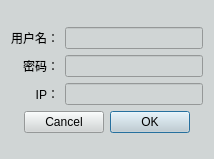
<?xml version="1.0" encoding="UTF-8"?>
<ui version="4.0">
 <class>LoginDlg</class>
 <widget class="QDialog" name="LoginDlg">
  <property name="geometry">
   <rect>
    <x>0</x>
    <y>0</y>
    <width>214</width>
    <height>159</height>
   </rect>
  </property>
  <property name="windowTitle">
   <string>EHOME登录</string>
  </property>
  <property name="styleSheet">
   <string notr="true">background-color: rgb(170, 170, 255);
background-color: rgb(208, 213, 213);</string>
  </property>
  <layout class="QVBoxLayout" name="m_layVer">
   <item>
    <spacer name="m_spcUp">
     <property name="orientation">
      <enum>Qt::Vertical</enum>
     </property>
     <property name="sizeHint" stdset="0">
      <size>
       <width>20</width>
       <height>1</height>
      </size>
     </property>
    </spacer>
   </item>
   <item>
    <layout class="QGridLayout" name="m_layGrid">
     <item row="0" column="0">
      <widget class="QLabel" name="m_labUsername">
       <property name="text">
        <string>用户名：</string>
       </property>
       <property name="alignment">
        <set>Qt::AlignRight|Qt::AlignTrailing|Qt::AlignVCenter</set>
       </property>
      </widget>
     </item>
     <item row="0" column="1">
      <widget class="QLineEdit" name="m_editUserame"/>
     </item>
     <item row="1" column="0">
      <widget class="QLabel" name="m_labPassword">
       <property name="text">
        <string>密码：</string>
       </property>
       <property name="alignment">
        <set>Qt::AlignRight|Qt::AlignTrailing|Qt::AlignVCenter</set>
       </property>
      </widget>
     </item>
     <item row="1" column="1">
      <widget class="QLineEdit" name="m_editPassword">
       <property name="echoMode">
        <enum>QLineEdit::Password</enum>
       </property>
      </widget>
     </item>
     <item row="2" column="0">
      <widget class="QLabel" name="m_labelIPaddress">
       <property name="text">
        <string>IP：</string>
       </property>
       <property name="alignment">
        <set>Qt::AlignRight|Qt::AlignTrailing|Qt::AlignVCenter</set>
       </property>
      </widget>
     </item>
     <item row="2" column="1">
      <widget class="QLineEdit" name="m_editIPaddress"/>
     </item>
    </layout>
   </item>
   <item>
    <widget class="QDialogButtonBox" name="m_btnBox">
     <property name="layoutDirection">
      <enum>Qt::RightToLeft</enum>
     </property>
     <property name="standardButtons">
      <set>QDialogButtonBox::Cancel|QDialogButtonBox::Ok</set>
     </property>
     <property name="centerButtons">
      <bool>true</bool>
     </property>
    </widget>
   </item>
   <item>
    <spacer name="m_spcDown">
     <property name="orientation">
      <enum>Qt::Vertical</enum>
     </property>
     <property name="sizeHint" stdset="0">
      <size>
       <width>20</width>
       <height>1</height>
      </size>
     </property>
    </spacer>
   </item>
  </layout>
 </widget>
 <resources/>
 <connections/>
</ui>
